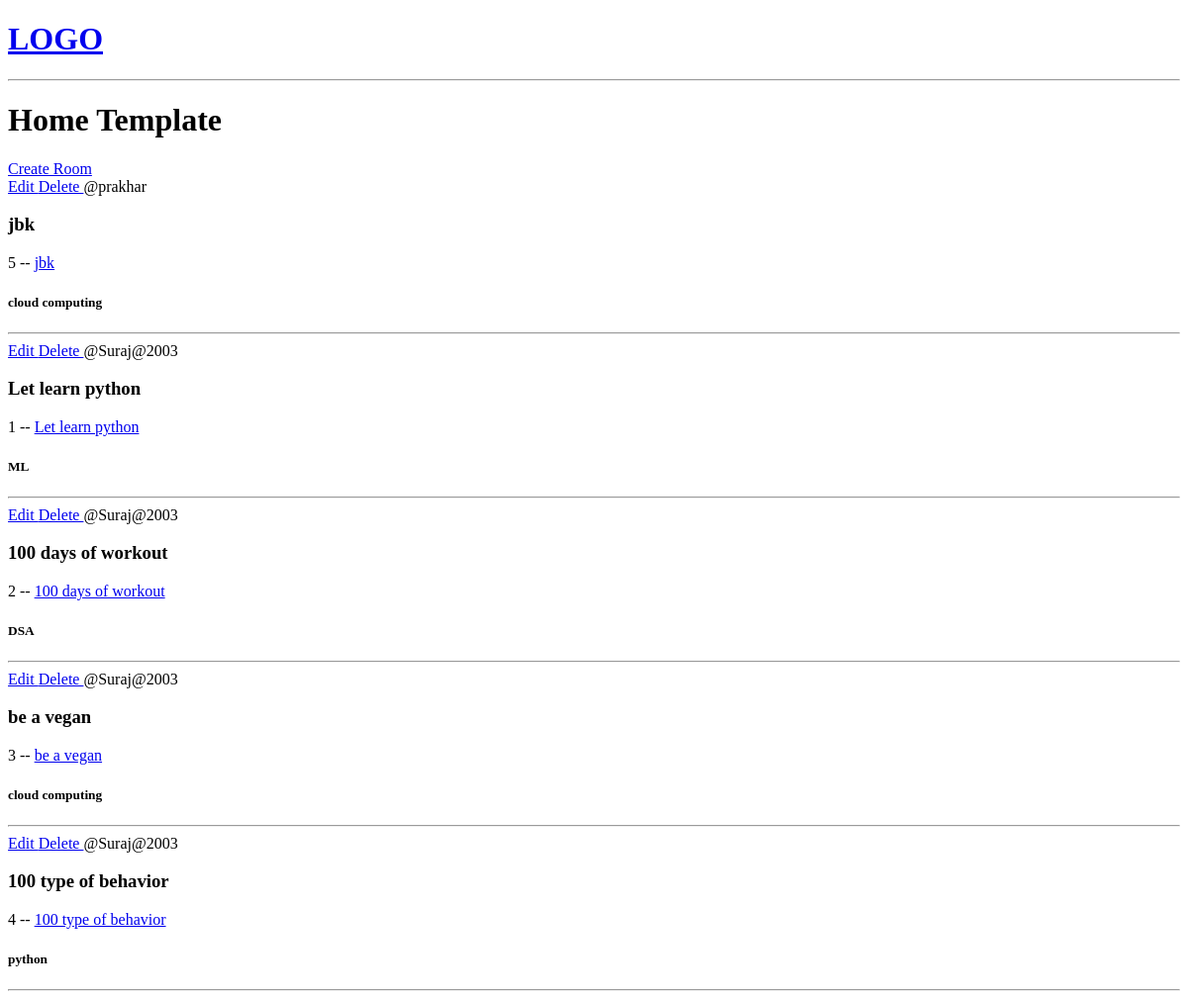
The app's page /, older data.
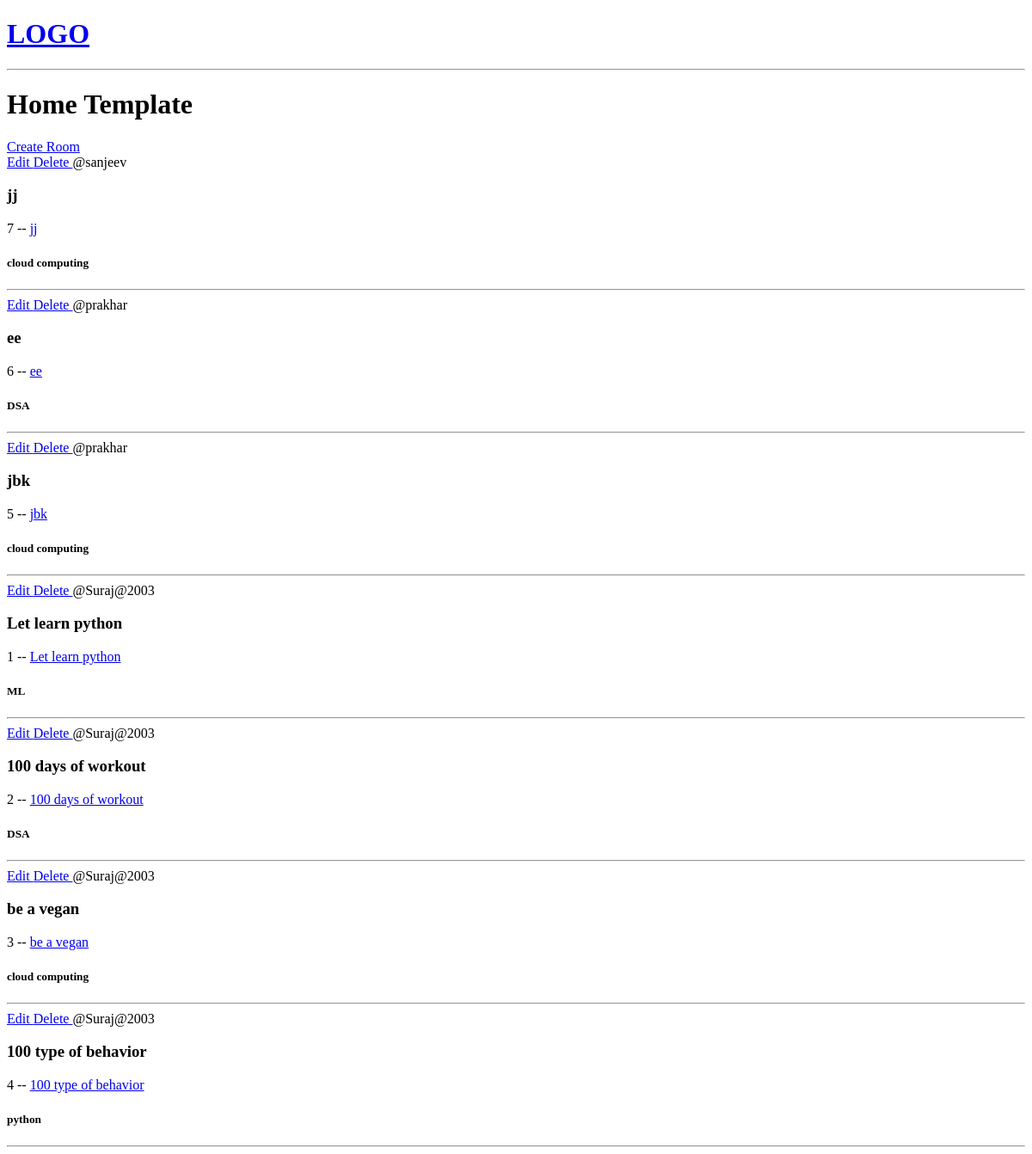
The same page, newer data.
### questions/models.py (models this page shows, shortened)
class Room(models.Model):
    host = models.ForeignKey(User, on_delete=models.SET_NULL, null=True)
    topic = models.ForeignKey(Topic, on_delete=models.SET_NULL, null=True)
    name = models.CharField(max_length=200)
    description = models.TextField(null=True, blank=True)
    updated = models.DateTimeField(auto_now=True)
    created = models.DateTimeField(auto_now_add=True)
    class Meta:
        ordering = ['-updated', '-created']

class Topic(models.Model):
    name = models.CharField(max_length=200)

### questions/views.py (the view)
# urls.py: 2. Add a URL to urlpatterns:  path('', views.home, name='home')
def home(request):
    rooms = Room.objects.all()
    context = {
        'rooms': rooms
    }
    return render(request, 'questions/home.html', context)

### questions/templates/questions/home.html
{% extends "main.html" %} {% block content %}
<h1>Home Template</h1>
<div>
  <a href="{% url 'create-room' %}"> Create Room </a>
  <div>
    {% for room in rooms %}
    <div>
      <a href="{% url 'update-room' room.id %}"> Edit </a>
      <a href="{% url 'delete-room' room.id %}"> Delete </a>
      <span>@{{ room.host.username }}</span>
      <h3>{{ room.name }}</h3>
      {{ room.id }} -- <a href="{% url 'room' room.id %}">{{ room.name }}</a>
      <h4><small>{{ room.topic.name }}</small></h4>
      <hr />
    </div>
    {% endfor %}
  </div>
</div>
{% endblock %}

Row changes from the older to the newer data that the page shows:
added Room: host.username "sanjeev", name "jj", id "7", topic.name "cloud computing"
added Room: host.username "prakhar", name "ee", id "6", topic.name "DSA"
